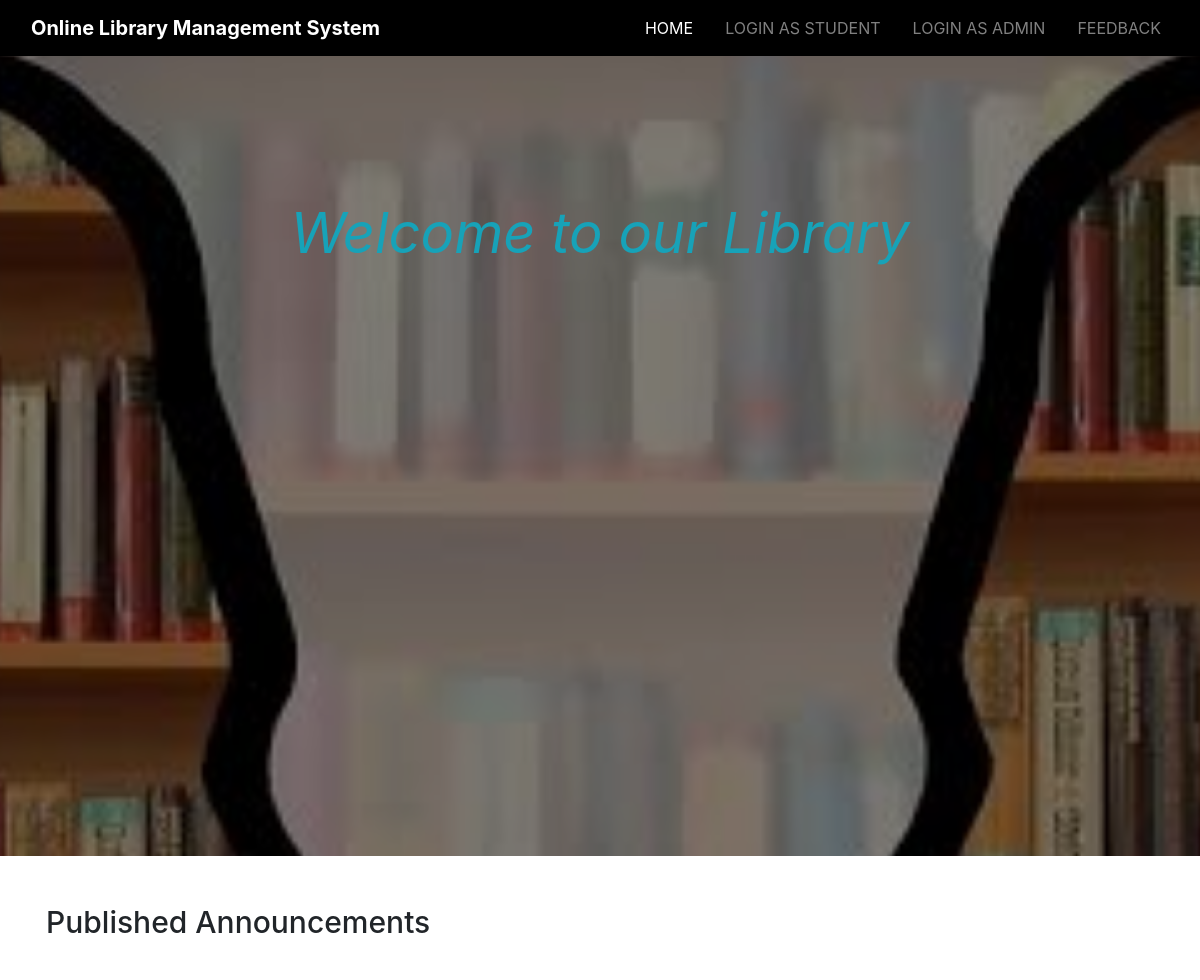
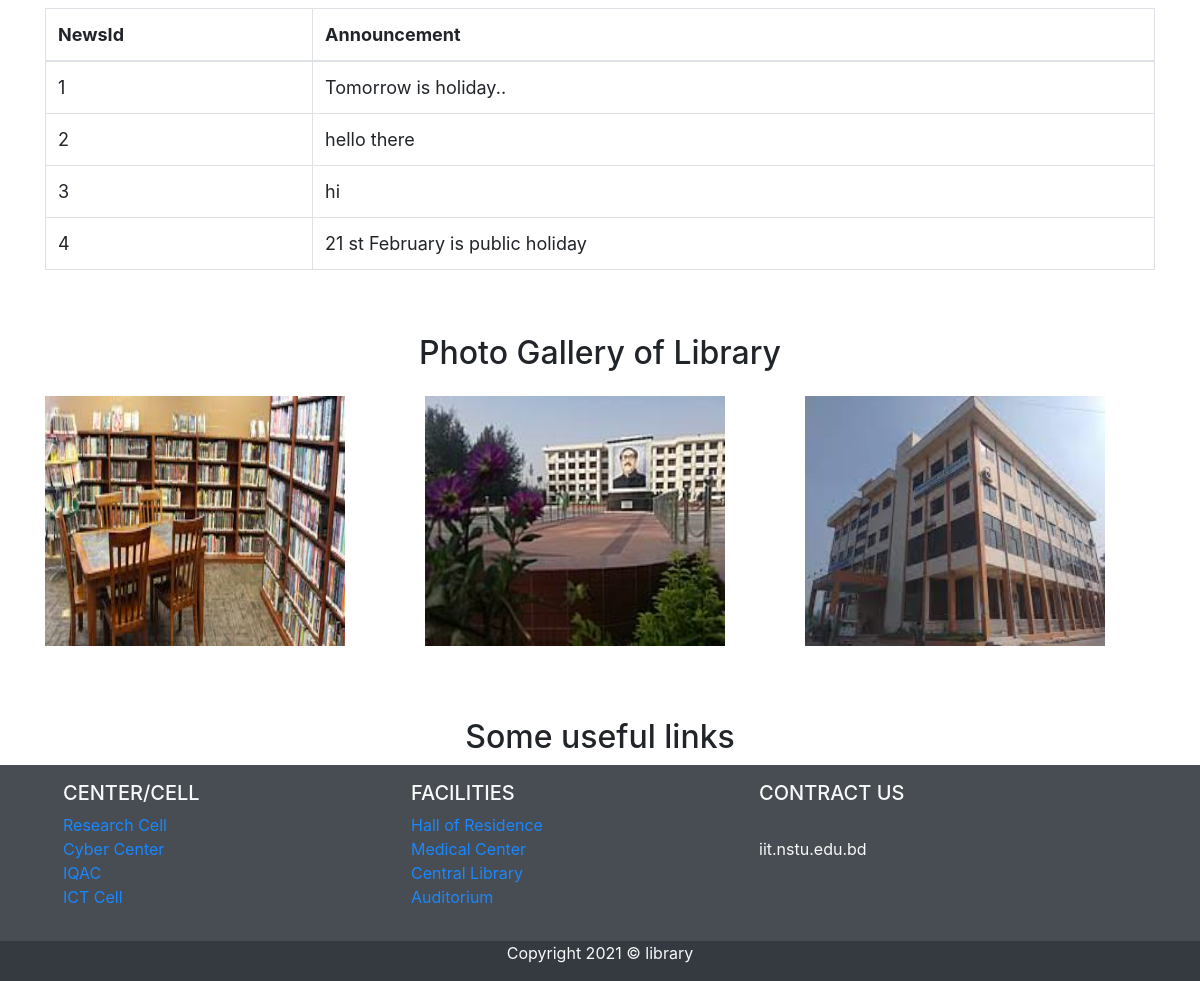
The page / on the database its author committed (2 pictures, top to bottom).
### tables this page shows
CREATE TABLE `news` (
  `news_id` int(11) NOT NULL,
  `announcement` text NOT NULL
);

### index.php (the view, shortened to what this page needs)
<?php
  $host="localhost";
  $dbuser="root";
  $dbpass="";
  $dbname="libraryms";
  $dblink=mysqli_connect("$host","$dbuser","$dbpass","$dbname");
  $sql="select * from news;";
  $result=mysqli_query($dblink,$sql);
 ?>
<!DOCTYPE html>
<html lang="en">
<head>
    <link rel="stylesheet" href="css/bootstrap.css">
    <link href="https://stackpath.bootstrapcdn.com/font-awesome/4.7.0/css/font-awesome.min.css" rel="stylesheet">
    <link rel="stylesheet" href="css/style.css">
</head>
<body>
 <nav class="navbar navbar-dark navbar-expand-md">
   <div class="container-fluid">
     <a href="index.php"  class="navbar-brand display-1 font-weight-bold">Online Library Management System</a>
     <div id="navbarNav" class="collapse navbar-collapse">
       <ul class="navbar-nav ml-auto">
         <li class="nav-item">
           <a href="index.php" class="nav-link active">Home</a>
         </li>
         <li class="nav-item">
           <a href="student/student_login.php" class="nav-link">Login as Student</a>
         </li>
         <li class="nav-item">
           <a href="admin/admin_login.php" class="nav-link">Login as admin</a>
         </li>
         <li class="nav-item">
           <a href="s_feedback.php" class="nav-link">Feedback</a>
         </li>
       </ul>
     </div>
 </div>
     </nav>
     <section id="indexhomesection" class="my-0">
       <div class="darkoverlay">
         <div class="container">
           <div class="row text-center text-light py-5 d-flex justify-content-center">
             <div class="col">
               <div class=" text-center py-5 ">
                 <h1 class="display-4 font-italic text-info py-5"><b>Welcome to our Library</b></h1>
               </div>
             </div>
           </div>
         </div>
       </div>
       </section>
		<div class="container slide2">
			  <div class="panel-heading">
		  	<div class="row">
		  		<h3 class="center-block ml-3 my-5" style="font-size: 30px;">Published Announcements</h3>
			</div>
		  </div>
		  <table class="table table-bordered" style="font-size: 18px;">
      		<thead>
                <tr>
                    <th>NewsId</th>
                    <th>Announcement</th>
                </tr>
          </thead>
<tbody>
    <?php
    $counter=1;
    while($row=mysqli_fetch_assoc($result))
    {
      echo "<tr>";
      echo "<td>";echo $counter++; echo "</td>";
      echo "<td>";echo $row['announcement']; echo "</td>";
      echo "</tr>";
}
?>
		         </tbody>
		   </table>
	  </div>
  	<section id="gallery" class="py-5">
      <div class="container">
      <div class="row">
        <div class="col">
          <h2 class="text-center mb-4">Photo Gallery of Library</h2>
        </div>
      </div>
      <div class="row">
        <div class="col-md-4">
          <div>
            <img src="img/pic1.jfif" alt="" class="img-fluid" style="height:250px;width:300px">
          </div>
        </div>
        <div class="col-md-4">
<img src="img/pic2.jfif" alt="" class="img-fluid" style="height:250px;width:300px">
        </div>
        <div class="col-md-4">
<img src="img/pic3.jfif" alt="" class="img-fluid" style="height:250px;width:300px">
        </div>
      </div>
      </div>
    </section>
<footer class="page-footer font-small blue pt-4">
  <div class="container-fluid text-center text-md-left">
    <div class="row">
      <div class="col">
        <h2 class="text-center">Some useful links</h2>
      </div>
    </div>
    <div class="row bg-dark text-light "  style="opacity: .9";>
      <div class="col-md-3 mt-md-0 ml-5 py-3">
          <h5 class="text-uppercase">CENTER/CELL</h5>
          <ul class="list-unstyled ">
            <li>
              <a href="https://nstu.edu.bd/research-cell" class="link-dark">Research Cell</a>
            </li>
            <li>
              <a href="https://nstu.edu.bd/cyber-center">Cyber Center</a>
            </li>
            <li>
              <a href="https://www.iqac.nstu.edu.bd/">IQAC</a>
            </li>
            <li>
              <a href="https://nstu.edu.bd/ict-cell">ICT Cell</a>
            </li>
          </ul>
        </div>
      <div class="col-md-3 mb-md-0 mb-3 ml-5 py-3">
        <h5 class="text-uppercase">Facilities</h5>
        <ul class="list-unstyled">
          <li>
            <a href="https://nstu.edu.bd/accommodation">Hall of Residence</a>
          </li>
          <li>
            <a href="https://nstu.edu.bd/medical-center">Medical Center</a>
          </li>
          <li>
            <a href="https://nstu.edu.bd/central-library">Central Library</a>
          </li>
          <li>
            <a href="https://nstu.edu.bd/faculty-auditorium">Auditorium</a>
          </li>
        </ul>
      </div>
      <div class="col-md-3 mb-md-0 mb-3 ml-5 py-3">
        <h5 class="text-uppercase">Contract Us</h5>
        <br>
        <p>iit.nstu.edu.bd</p>
      </div>
</footer>
    <footer class="bg-dark text-light text-center">
  <div class="container">
    <div class="row ">
      <div class="col ">
        <p>Copyright 2021 &copy; library</p>
      </div>
    </div>
  </div>
</footer>
</body>
</html>

### css/style.css (style rules this page uses)
.navbar { background-color: #000; }
.navbar .nav-item { padding-left: 1em; margin-left: 0em; margin-right: 0em; }
.navbar .nav-item .nav-link { text-transform: uppercase; }
#indexhomesection { background: url("../img/index.jpeg"); position: relative; background-repeat: no-repeat; background-size: cover; background-attachment: fixed; background-position: center; min-height: 800px; }
#indexhomesection .darkoverlay { background: rgba(0, 0, 0, 0.5); position: absolute; top: 0; left: 0; height: 100%; width: 100%; }

### rows shown on the page
news: announcement "Tomorrow is holiday.."
news: announcement "hello there"
news: announcement "hi"
news: announcement "21 st February is public holiday"
